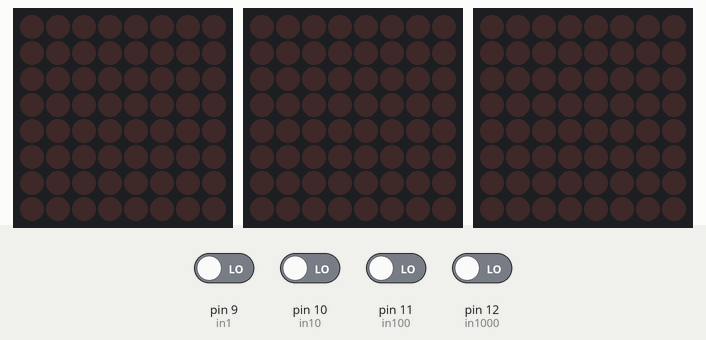
Recording of a sketch running on a simulated Arduino Uno, built with avr-gcc and run on an emulated ATmega328P. Parts: 3 × 8×8 LED matrix. Inputs (shaded band) come from the test bench; at power-on: pin 9 (in1), pin 10 (in10), pin 11 (in100), pin 12 (in1000) LOW. Random numbers use the default seed unless the sketch sets one.

Above: at 1.2 s.
1.3 s: pin 9 (in1) driven HIGH
At 1.47 s:
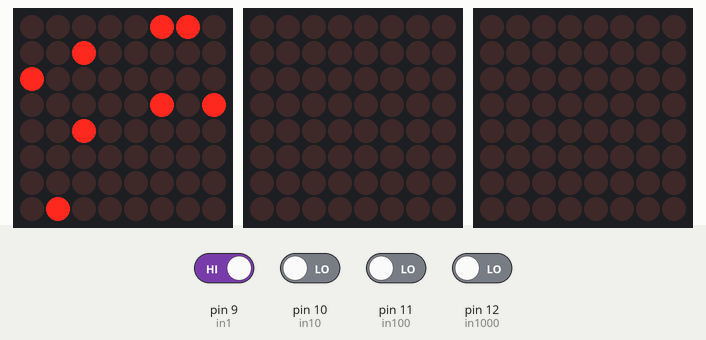
3.7 s: pin 10 (in10) driven HIGH
At 3.99 s:
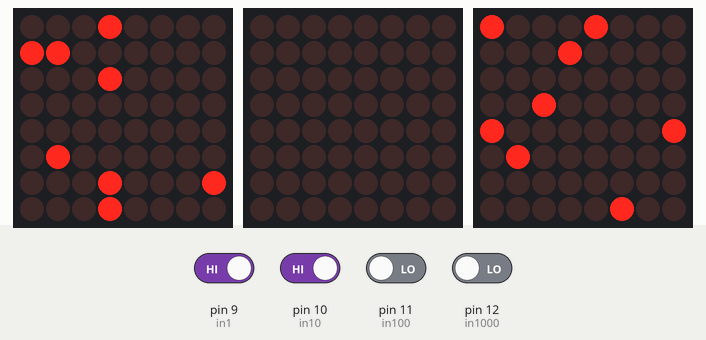
6.2 s: pin 11 (in100) driven HIGH
At 6.46 s:
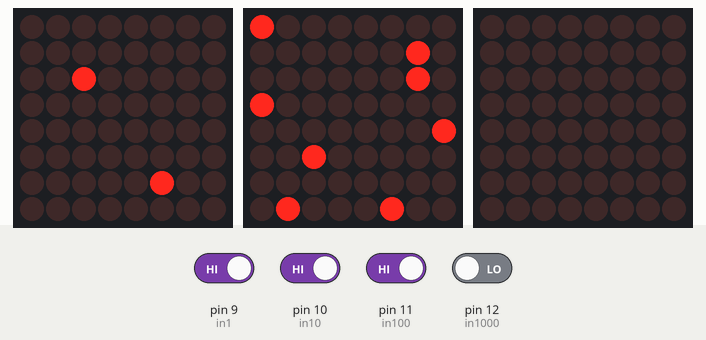
8.7 s: pin 12 (in1000) driven HIGH
At 9.5 s:
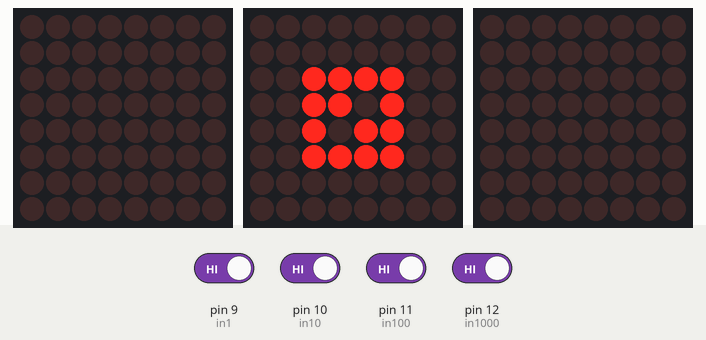
10.2 s: pin 9 (in1) driven LOW
At 10.39 s:
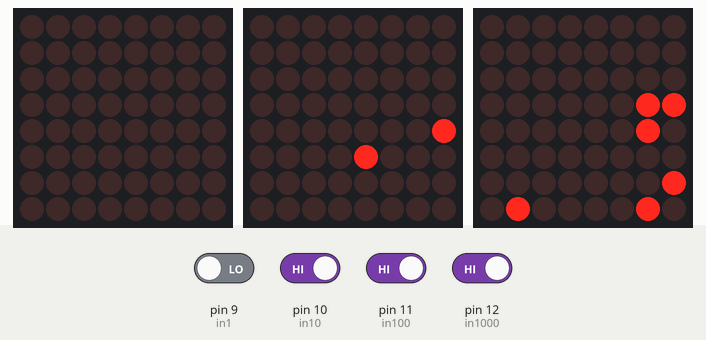
12.6 s: pin 10 (in10) driven LOW
At 12.85 s:
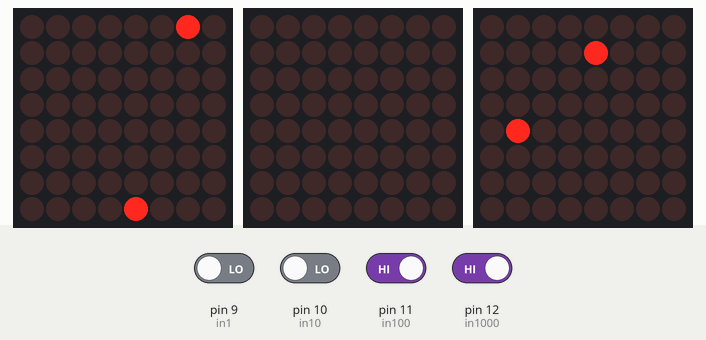
Timing chart, 0 to 15.6 s (numbered marks = the images above; inputs shaded):
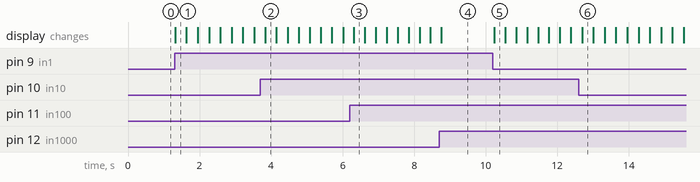

Measured:
- after the input at 1.3 s, the display: changes at once (image 1)

The sketch:

VisualStimuli.ino
```cpp
#include <SPI.h>
#include <SD.h>
#include <Wire.h>
#include <Adafruit_GFX.h>
#include <Adafruit_LEDBackpack.h>

// NUMBER OF LED DEVICES
const int d = 3;

// declare 3 LED matrices
Adafruit_8x8matrix matrix [d];

// input pins
// DEPENDS ON YOUR CONTROLLER
int in1 = 9;
int in10 = 10;
int in100 = 11;
int in1000 = 12;

// center cue
static const uint8_t PROGMEM
  center[] =
  { B00000000,
    B00000000,
    B00111100,
    B00110100,
    B00101100,
    B00111100,
    B00000000,
    B00000000 };


void setup() {
  Serial.begin(9600);
  // address matrices
  // DEPENDS ON YOUR DEVICES
  matrix[0].begin(0x70);
  matrix[1].begin(0x71);
  matrix[2].begin(0x72);

  // turn on input pins
  pinMode (in1, INPUT);
  pinMode (in10, INPUT);
  pinMode (in100, INPUT);
  pinMode (in1000, INPUT);

  // set brightness of matrices
  for (int m=0; m<d; m++) {
    matrix[m].setBrightness(1);
  }
}

void clear(){
  for (int i=0; i<d; i++) {
        matrix[i].clear();
        matrix[i].writeDisplay();
  }
}

void display(){
  for (int i = 0; i<d; i++) {
        matrix[i].writeDisplay();
  }
}


void loop() {

  // determine input value
  int cue0 = digitalRead(in1);
  int cue1 = digitalRead(in10) * 10;
  int cue2 = digitalRead(in100) * 100;
  int cue3 = digitalRead(in1000) * 1000;
  int cue = cue3 + cue2 + cue1 + cue0;

  switch(cue) {
    case(0): // NO INPUT, CLEAR MATRICES
      clear();
      break;

    case(1): // Input 1 ON
    // 8 - -
      clear();
      matrix[0].drawPixel(random(0,8), random(0,8), LED_ON);
      matrix[0].drawPixel(random(0,8), random(0,8), LED_ON);
      matrix[0].drawPixel(random(0,8), random(0,8), LED_ON);
      matrix[0].drawPixel(random(0,8), random(0,8), LED_ON);
      matrix[0].drawPixel(random(0,8), random(0,8), LED_ON);
      matrix[0].drawPixel(random(0,8), random(0,8), LED_ON);
      matrix[0].drawPixel(random(0,8), random(0,8), LED_ON);
      matrix[0].drawPixel(random(0,8), random(0,8), LED_ON);
      display();
      break;

    case(10): // Input 2 ON
    // - - 8
      clear();
      matrix[2].drawPixel(random(0,8), random(0,8), LED_ON);
      matrix[2].drawPixel(random(0,8), random(0,8), LED_ON);
      matrix[2].drawPixel(random(0,8), random(0,8), LED_ON);
      matrix[2].drawPixel(random(0,8), random(0,8), LED_ON);
      matrix[2].drawPixel(random(0,8), random(0,8), LED_ON);
      matrix[2].drawPixel(random(0,8), random(0,8), LED_ON);
      matrix[2].drawPixel(random(0,8), random(0,8), LED_ON);
      matrix[2].drawPixel(random(0,8), random(0,8), LED_ON);
      display();
      break;


    case(100): // Input 3 ON
    // 2 - -
      clear();
      matrix[0].drawPixel(random(0,8), random(0,8), LED_ON);
      matrix[0].drawPixel(random(0,8), random(0,8), LED_ON);
      display();
      break;


    case(1000): // Input 4 ON
    // - - 2
      clear();
      matrix[2].drawPixel(random(0,8), random(0,8), LED_ON);
      matrix[2].drawPixel(random(0,8), random(0,8), LED_ON);
      display();
      break;


    case(11): // Input 1 and 2 ON
    // 8 - 8
      clear();
      matrix[0].drawPixel(random(0,8), random(0,8), LED_ON);
      matrix[0].drawPixel(random(0,8), random(0,8), LED_ON);
      matrix[0].drawPixel(random(0,8), random(0,8), LED_ON);
      matrix[0].drawPixel(random(0,8), random(0,8), LED_ON);
      matrix[0].drawPixel(random(0,8), random(0,8), LED_ON);
      matrix[0].drawPixel(random(0,8), random(0,8), LED_ON);
      matrix[0].drawPixel(random(0,8), random(0,8), LED_ON);
      matrix[0].drawPixel(random(0,8), random(0,8), LED_ON);

      matrix[2].drawPixel(random(0,8), random(0,8), LED_ON);
      matrix[2].drawPixel(random(0,8), random(0,8), LED_ON);
      matrix[2].drawPixel(random(0,8), random(0,8), LED_ON);
      matrix[2].drawPixel(random(0,8), random(0,8), LED_ON);
      matrix[2].drawPixel(random(0,8), random(0,8), LED_ON);
      matrix[2].drawPixel(random(0,8), random(0,8), LED_ON);
      matrix[2].drawPixel(random(0,8), random(0,8), LED_ON);
      matrix[2].drawPixel(random(0,8), random(0,8), LED_ON);
      display();
      break;

    case(101): // Input 1 and 3 ON
    // - 8 -
      clear();
      matrix[1].drawPixel(random(0,8), random(0,8), LED_ON);
      matrix[1].drawPixel(random(0,8), random(0,8), LED_ON);
      matrix[1].drawPixel(random(0,8), random(0,8), LED_ON);
      matrix[1].drawPixel(random(0,8), random(0,8), LED_ON);
      matrix[1].drawPixel(random(0,8), random(0,8), LED_ON);
      matrix[1].drawPixel(random(0,8), random(0,8), LED_ON);
      matrix[1].drawPixel(random(0,8), random(0,8), LED_ON);
      matrix[1].drawPixel(random(0,8), random(0,8), LED_ON);
      display();
      break;

    case(1001): // Input 1 and 4 ON
    // 8 - 2
      clear();
      matrix[0].drawPixel(random(0,8), random(0,8), LED_ON);
      matrix[0].drawPixel(random(0,8), random(0,8), LED_ON);
      matrix[0].drawPixel(random(0,8), random(0,8), LED_ON);
      matrix[0].drawPixel(random(0,8), random(0,8), LED_ON);
      matrix[0].drawPixel(random(0,8), random(0,8), LED_ON);
      matrix[0].drawPixel(random(0,8), random(0,8), LED_ON);
      matrix[0].drawPixel(random(0,8), random(0,8), LED_ON);
      matrix[0].drawPixel(random(0,8), random(0,8), LED_ON);

      matrix[2].drawPixel(random(0,8), random(0,8), LED_ON);
      matrix[2].drawPixel(random(0,8), random(0,8), LED_ON);
      display();
      break;


    case(110): // Input 2 and 3 ON
    // 2 - 8
      clear();
      matrix[0].drawPixel(random(0,8), random(0,8), LED_ON);
      matrix[0].drawPixel(random(0,8), random(0,8), LED_ON);

      matrix[2].drawPixel(random(0,8), random(0,8), LED_ON);
      matrix[2].drawPixel(random(0,8), random(0,8), LED_ON);
      matrix[2].drawPixel(random(0,8), random(0,8), LED_ON);
      matrix[2].drawPixel(random(0,8), random(0,8), LED_ON);
      matrix[2].drawPixel(random(0,8), random(0,8), LED_ON);
      matrix[2].drawPixel(random(0,8), random(0,8), LED_ON);
      matrix[2].drawPixel(random(0,8), random(0,8), LED_ON);
      matrix[2].drawPixel(random(0,8), random(0,8), LED_ON);
      display();
      break;

    case(1010): // Input 2 and 4 ON
    // - 2 -
      clear();
      matrix[1].drawPixel(random(0,8), random(0,8), LED_ON);
      matrix[1].drawPixel(random(0,8), random(0,8), LED_ON);
      display();
      break;

    case(1100): // Input 3 and 4 ON
    // 2 - 2
      clear();
      matrix[0].drawPixel(random(0,8), random(0,8), LED_ON);
      matrix[0].drawPixel(random(0,8), random(0,8), LED_ON);

      matrix[2].drawPixel(random(0,8), random(0,8), LED_ON);
      matrix[2].drawPixel(random(0,8), random(0,8), LED_ON);
      display();
      break;


    case(111): // Input 1 and 2 and 3 ON
    // 2 8 -
      clear();
      matrix[0].drawPixel(random(0,8), random(0,8), LED_ON);
      matrix[0].drawPixel(random(0,8), random(0,8), LED_ON);

      matrix[1].drawPixel(random(0,8), random(0,8), LED_ON);
      matrix[1].drawPixel(random(0,8), random(0,8), LED_ON);
      matrix[1].drawPixel(random(0,8), random(0,8), LED_ON);
      matrix[1].drawPixel(random(0,8), random(0,8), LED_ON);
      matrix[1].drawPixel(random(0,8), random(0,8), LED_ON);
      matrix[1].drawPixel(random(0,8), random(0,8), LED_ON);
      matrix[1].drawPixel(random(0,8), random(0,8), LED_ON);
      matrix[1].drawPixel(random(0,8), random(0,8), LED_ON);
      display();
      break;


    case(1011): // Input 1 and 2 and 4 ON
    // 8 2 -
      clear();
      matrix[0].drawPixel(random(0,8), random(0,8), LED_ON);
      matrix[0].drawPixel(random(0,8), random(0,8), LED_ON);
      matrix[0].drawPixel(random(0,8), random(0,8), LED_ON);
      matrix[0].drawPixel(random(0,8), random(0,8), LED_ON);
      matrix[0].drawPixel(random(0,8), random(0,8), LED_ON);
      matrix[0].drawPixel(random(0,8), random(0,8), LED_ON);
      matrix[0].drawPixel(random(0,8), random(0,8), LED_ON);
      matrix[0].drawPixel(random(0,8), random(0,8), LED_ON);

      matrix[1].drawPixel(random(0,8), random(0,8), LED_ON);
      matrix[1].drawPixel(random(0,8), random(0,8), LED_ON);
      display();
      break;

    case(1101): // Input 1 and 3 and 4 ON
    // - 8 2
      clear();
      matrix[1].drawPixel(random(0,8), random(0,8), LED_ON);
      matrix[1].drawPixel(random(0,8), random(0,8), LED_ON);
      matrix[1].drawPixel(random(0,8), random(0,8), LED_ON);
      matrix[1].drawPixel(random(0,8), random(0,8), LED_ON);
      matrix[1].drawPixel(random(0,8), random(0,8), LED_ON);
      matrix[1].drawPixel(random(0,8), random(0,8), LED_ON);
      matrix[1].drawPixel(random(0,8), random(0,8), LED_ON);
      matrix[1].drawPixel(random(0,8), random(0,8), LED_ON);

      matrix[2].drawPixel(random(0,8), random(0,8), LED_ON);
      matrix[2].drawPixel(random(0,8), random(0,8), LED_ON);
      display();
      break;


    case(1110): // Input 2 and 3 and 4 ON
    // - 2 8
      clear();
      matrix[1].drawPixel(random(0,8), random(0,8), LED_ON);
      matrix[1].drawPixel(random(0,8), random(0,8), LED_ON);

      matrix[2].drawPixel(random(0,8), random(0,8), LED_ON);
      matrix[2].drawPixel(random(0,8), random(0,8), LED_ON);
      matrix[2].drawPixel(random(0,8), random(0,8), LED_ON);
      matrix[2].drawPixel(random(0,8), random(0,8), LED_ON);
      matrix[2].drawPixel(random(0,8), random(0,8), LED_ON);
      matrix[2].drawPixel(random(0,8), random(0,8), LED_ON);
      matrix[2].drawPixel(random(0,8), random(0,8), LED_ON);
      matrix[2].drawPixel(random(0,8), random(0,8), LED_ON);
      display();
      break;

    case(1111): // ALL INPUTS ON:
    // CENTER CUE
      clear();
      matrix[1].drawBitmap(0, 0, center, 8, 8, LED_ON);
      display();
      break;
  }
}
```
